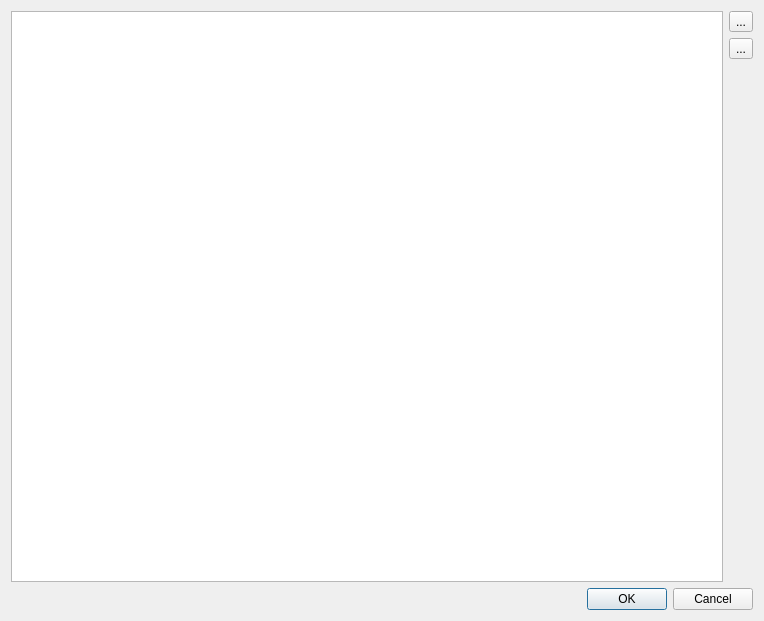
<?xml version="1.0" encoding="UTF-8"?>
<ui version="4.0">
 <class>DiceBookMarkWidget</class>
 <widget class="QDialog" name="DiceBookMarkWidget">
  <property name="geometry">
   <rect>
    <x>0</x>
    <y>0</y>
    <width>764</width>
    <height>621</height>
   </rect>
  </property>
  <property name="windowTitle">
   <string>DiceShortCut</string>
  </property>
  <layout class="QVBoxLayout" name="verticalLayout_2">
   <item>
    <layout class="QHBoxLayout" name="horizontalLayout">
     <item>
      <widget class="QTableView" name="tableView">
       <property name="dragDropMode">
        <enum>QAbstractItemView::DragOnly</enum>
       </property>
       <property name="defaultDropAction">
        <enum>Qt::CopyAction</enum>
       </property>
       <property name="alternatingRowColors">
        <bool>true</bool>
       </property>
       <property name="selectionBehavior">
        <enum>QAbstractItemView::SelectRows</enum>
       </property>
      </widget>
     </item>
     <item>
      <layout class="QVBoxLayout" name="verticalLayout">
       <item>
        <widget class="QToolButton" name="m_addBtn">
         <property name="text">
          <string notr="true">...</string>
         </property>
         <property name="icon">
          <iconset resource="../../../../rolisteam.qrc">
           <normaloff>:/resources/images/add_round.png</normaloff>:/resources/images/add_round.png</iconset>
         </property>
        </widget>
       </item>
       <item>
        <widget class="QToolButton" name="m_removeBtn">
         <property name="text">
          <string notr="true">...</string>
         </property>
         <property name="icon">
          <iconset resource="../../../../rolisteam.qrc">
           <normaloff>:/resources/images/delete.png</normaloff>:/resources/images/delete.png</iconset>
         </property>
        </widget>
       </item>
       <item>
        <spacer name="verticalSpacer">
         <property name="orientation">
          <enum>Qt::Vertical</enum>
         </property>
         <property name="sizeHint" stdset="0">
          <size>
           <width>20</width>
           <height>40</height>
          </size>
         </property>
        </spacer>
       </item>
      </layout>
     </item>
    </layout>
   </item>
   <item>
    <widget class="QDialogButtonBox" name="buttonBox">
     <property name="standardButtons">
      <set>QDialogButtonBox::Cancel|QDialogButtonBox::Ok</set>
     </property>
    </widget>
   </item>
  </layout>
 </widget>
 <resources>
  <include location="../../../../rolisteam.qrc"/>
  <include location="../../../../rolisteam.qrc"/>
 </resources>
 <connections>
  <connection>
   <sender>buttonBox</sender>
   <signal>accepted()</signal>
   <receiver>DiceBookMarkWidget</receiver>
   <slot>accept()</slot>
   <hints>
    <hint type="sourcelabel">
     <x>484</x>
     <y>603</y>
    </hint>
    <hint type="destinationlabel">
     <x>741</x>
     <y>540</y>
    </hint>
   </hints>
  </connection>
  <connection>
   <sender>buttonBox</sender>
   <signal>rejected()</signal>
   <receiver>DiceBookMarkWidget</receiver>
   <slot>reject()</slot>
   <hints>
    <hint type="sourcelabel">
     <x>552</x>
     <y>598</y>
    </hint>
    <hint type="destinationlabel">
     <x>745</x>
     <y>478</y>
    </hint>
   </hints>
  </connection>
 </connections>
</ui>
